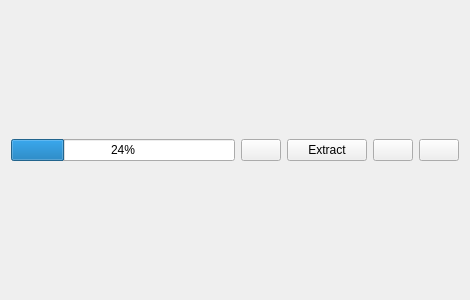
<?xml version="1.0" encoding="UTF-8"?>
<ui version="4.0">
 <class>UnpackButtons</class>
 <widget class="QWidget" name="UnpackButtons">
  <property name="geometry">
   <rect>
    <x>0</x>
    <y>0</y>
    <width>470</width>
    <height>300</height>
   </rect>
  </property>
  <layout class="QHBoxLayout" name="horizontalLayout">
   <property name="topMargin">
    <number>0</number>
   </property>
   <property name="bottomMargin">
    <number>0</number>
   </property>
   <item>
    <widget class="QProgressBar" name="progressBar">
     <property name="minimum">
      <number>0</number>
     </property>
     <property name="maximum">
      <number>100</number>
     </property>
     <property name="value">
      <number>24</number>
     </property>
     <property name="alignment">
      <set>Qt::AlignmentFlag::AlignLeading|Qt::AlignmentFlag::AlignLeft|Qt::AlignmentFlag::AlignVCenter</set>
     </property>
     <property name="orientation">
      <enum>Qt::Orientation::Horizontal</enum>
     </property>
     <property name="format">
      <string notr="true">%p%</string>
     </property>
    </widget>
   </item>
   <item>
    <widget class="QPushButton" name="btnStop">
     <property name="toolTip">
      <string>Cancel extraction</string>
     </property>
     <property name="text">
      <string/>
     </property>
     <property name="icon">
      <iconset resource="../../../data/MediaElch.qrc">
       <normaloff>:/img/stop_white.png</normaloff>:/img/stop_white.png</iconset>
     </property>
     <property name="iconSize">
      <size>
       <width>12</width>
       <height>12</height>
      </size>
     </property>
    </widget>
   </item>
   <item>
    <widget class="QPushButton" name="btnUnpack">
     <property name="toolTip">
      <string>Extract without password</string>
     </property>
     <property name="text">
      <string>Extract</string>
     </property>
    </widget>
   </item>
   <item>
    <widget class="QPushButton" name="btnUnpackWithPassword">
     <property name="toolTip">
      <string>Extract with password</string>
     </property>
     <property name="text">
      <string/>
     </property>
     <property name="icon">
      <iconset resource="../../../data/MediaElch.qrc">
       <normaloff>:/img/lock_white.png</normaloff>:/img/lock_white.png</iconset>
     </property>
     <property name="iconSize">
      <size>
       <width>12</width>
       <height>12</height>
      </size>
     </property>
    </widget>
   </item>
   <item>
    <widget class="QPushButton" name="btnDelete">
     <property name="toolTip">
      <string>Delete this archive</string>
     </property>
     <property name="text">
      <string/>
     </property>
     <property name="icon">
      <iconset resource="../../../data/MediaElch.qrc">
       <normaloff>:/img/trash_white.png</normaloff>:/img/trash_white.png</iconset>
     </property>
     <property name="iconSize">
      <size>
       <width>12</width>
       <height>12</height>
      </size>
     </property>
    </widget>
   </item>
  </layout>
 </widget>
 <resources>
  <include location="../../../data/MediaElch.qrc"/>
 </resources>
 <connections/>
</ui>
